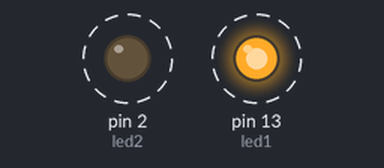
Simulated run of this sketch. Board: Arduino Uno, built with avr-gcc and run on an emulated ATmega328P. Shown: output pins drawn as LEDs (lit = HIGH). Dashed ring = blinking.

Above: at 0.5 s.
Timing chart, 0 to 4.6 s (numbered marks = the images above):
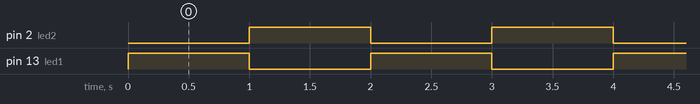

Measured:
- by itself, pin 2 (led2), pin 13 (led1): alternates HIGH for 1.0 s and LOW for 1.0 s

The sketch:

Toggle2LEDs.ino
```cpp
//Define the LED pins
const int led1 = 13; // Built-in LED (usually on pin 13)
const int led2 = 2; // External LED connected to pin 2

void setup() {
  // Initialize both pins as output
  pinMode(led1, OUTPUT);
  pinMode(led2, OUTPUT);
}

void loop() {
  // Turn on LED1 and turn off LED2
  digitalWrite(led1, HIGH);
  digitalWrite(led2, LOW);
  delay(1000); // Wait for 1 second

  // Turn off LED1 and turn on LED2
  digitalWrite(led1, LOW);
  digitalWrite(led2, HIGH);
  delay(1000); // Wait for 1 second
}
```
